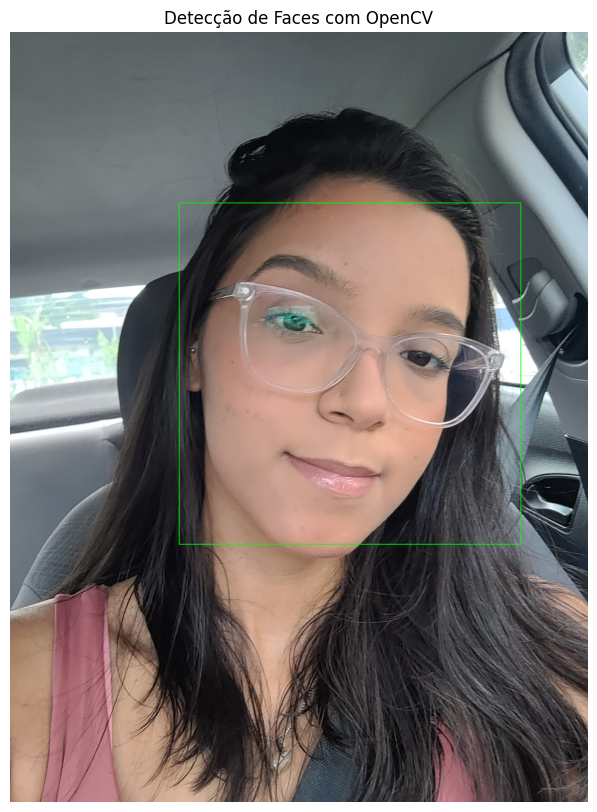
#> input picture face-opencv.png, 597 x 812 px
$ jupyter execute --allow-errors face_detection_classification.ipynb   (shell and % lines are left out)
#> lines starting #> are read from the running program, lines starting #| are printed output that depends on the picture; after the words box and inside, x2 and y2 are one past the last pixel; in counts of white or black regions, pixels touching at a corner belong together
#Detecção de face pela webcam com modelo pré-treinado

Realizar a detecção de faces em uma imagem utilizando um modelo pré-treinado do OpenCV. O processo foi dividido em várias etapas:

1. Captura da foto pela webcam: Ao executar o código, um botão de captura é exibido na interface do Colab, permitindo ao usuário tirar a foto. A imagem é então salva no formato JPEG com a qualidade especificada (padrão de 80%). Essa abordagem utiliza a API JavaScript para interagir com a webcam e capturar a imagem, retornando-a para o ambiente Python onde a imagem é salva localmente.

2. Download dos Arquivos do Modelo: Inicialmente, dois arquivos necessários para a detecção foram baixados diretamente da internet: o arquivo deploy.prototxt, que contém a definição da arquitetura da rede neural, e o arquivo res10_300x300_ssd_iter_140000.caffemodel, que possui os pesos do modelo treinado para detecção de faces.

3. Carregamento do Modelo: Após o download, o modelo foi carregado no OpenCV utilizando a função cv2.dnn.readNetFromCaffe. Essa função permite que a rede neural seja configurada com os arquivos baixados, preparando-a para a detecção.

4. Processamento da Imagem: A imagem de entrada foi carregada e redimensionada para uma largura máxima de 400 pixels, mantendo a proporção original. Esse redimensionamento é importante para garantir que o processamento seja mais rápido sem perder a qualidade da detecção. Além disso, a imagem foi convertida para um blob, que é o formato exigido pela rede neural para realizar a detecção.

5. Detecção de Faces: A detecção das faces foi realizada pela rede neural, que analisou a imagem e gerou resultados com as coordenadas das caixas delimitadoras das faces detectadas. Apenas as detecções com uma confiança superior a 50% foram consideradas. Para cada face detectada, foi desenhada uma caixa vermelha ao redor da face e exibida a probabilidade de acerto (confiança) ao lado.

[cell 1]
import imutils #redimencionamento, rotacao
import numpy as np
import cv2 #import OpenCV
from google.colab.patches import cv2_imshow
from IPython.display import display, Javascript #webcan leitura
from google.colab.output import eval_js #webcan leitura
from base64 import b64decode #biblioteca para codificar dados binários
from google.colab import files
import matplotlib.pyplot as plt

[cell 2]
def take_photo(filename='photo.jpg', quality=0.8):
  js = Javascript('''
    async function takePhoto(quality) {
      const div = document.createElement('div');
      const capture = document.createElement('button');
      capture.textContent = 'Capture';
      div.appendChild(capture);

      const video = document.createElement('video');
      video.style.display = 'block';
      const stream = await navigator.mediaDevices.getUserMedia({video: true});

      document.body.appendChild(div);
      div.appendChild(video);
      video.srcObject = stream;
      await video.play();

      // Resize the output to fit the video element.
      google.colab.output.setIframeHeight(document.documentElement.scrollHeight, true);

      // Wait for Capture to be clicked.
      await new Promise((resolve) => capture.onclick = resolve);

      const canvas = document.createElement('canvas');
      canvas.width = video.videoWidth;
      canvas.height = video.videoHeight;
      canvas.getContext('2d').drawImage(video, 0, 0);
      stream.getVideoTracks()[0].stop();
      div.remove();
      return canvas.toDataURL('image/jpeg', quality);
    }
    ''')
  display(js)
  data = eval_js('takePhoto({})'.format(quality))
  binary = b64decode(data.split(',')[1])
  with open(filename, 'wb') as f:
    f.write(binary)
  return filename

#> (the rest of this cell did not finish here and is left out)

[cell 3]
from base64 import b64decode

def take_photo(filename='photo.jpg', quality=0.8):
    """
    Captura uma foto usando a webcam no Google Colab e salva como arquivo JPEG.

    Parâmetros:
    - filename (str): Nome do arquivo para salvar a foto.
    - quality (float): Qualidade da imagem capturada (entre 0 e 1).

    Retorna:
    - str: Caminho do arquivo salvo.
    """

    # Define o código JavaScript para acessar a webcam e capturar a imagem
    js = Javascript('''
        async function takePhoto(quality) {
            // Cria elementos HTML para a interface de captura
            const div = document.createElement('div');
            const capture = document.createElement('button');
            capture.textContent = 'Capture';  // Botão para capturar a imagem
            div.appendChild(capture);

            const video = document.createElement('video');
            video.style.display = 'block';  // Exibe o vídeo no navegador
            const stream = await navigator.mediaDevices.getUserMedia({video: true});  // Solicita acesso à webcam

            document.body.appendChild(div);  // Adiciona a interface à página
            div.appendChild(video);  // Anexa o elemento de vídeo
            video.srcObject = stream;  // Liga o fluxo da webcam ao vídeo
            await video.play();  // Começa a exibir o vídeo ao vivo

            // Ajusta o tamanho do iframe para exibir a interface corretamente no Colab
            google.colab.output.setIframeHeight(document.documentElement.scrollHeight, true);

            // Aguarda o clique no botão "Capture" para capturar a imagem
            await new Promise((resolve) => capture.onclick = resolve);

            // Cria um canvas para salvar o frame capturado como uma imagem
            const canvas = document.createElement('canvas');
            canvas.width = video.videoWidth;
            canvas.height = video.videoHeight;
            canvas.getContext('2d').drawImage(video, 0, 0);  // Desenha o frame no canvas

            // Encerra o stream da webcam e remove os elementos da interface
            stream.getVideoTracks()[0].stop();
            div.remove();

            // Retorna a imagem capturada como um data URL no formato JPEG
            return canvas.toDataURL('image/jpeg', quality);
        }
    ''')

    # Exibe o código JavaScript para executar a função takePhoto
    display(js)

    # Avalia a função JavaScript no ambiente do Colab e obtém o data URL da imagem capturada
    data = eval_js(f'takePhoto({quality})')

    # Decodifica o data URL para salvar o arquivo em formato binário
    binary = b64decode(data.split(',')[1])

    # Salva o arquivo JPEG no disco com o nome especificado
    with open(filename, 'wb') as f:
        f.write(binary)

    # Retorna o caminho do arquivo salvo
    return filename

# Captura a foto e salva como 'photo.jpg'
#> (the rest of this cell did not finish here and is left out)

[cell 4]
# Baixar os arquivos necessários para o modelo de detecção de faces
# O primeiro arquivo é o protótipo do modelo em Caffe (prototxt), que define a arquitetura da rede
# O segundo arquivo é o modelo treinado, que contém os pesos da rede neural

# Nome dos arquivos baixados
prototxt = 'deploy.prototxt'  # Arquivo que define a arquitetura do modelo (Caffe deploy file)
model = 'res10_300x300_ssd_iter_140000.caffemodel'  # Arquivo com os pesos treinados

# Carregar o modelo de detecção de faces no OpenCV
# A função `cv2.dnn.readNetFromCaffe` carrega a arquitetura (prototxt) e os pesos (caffemodel)
#> (the rest of this cell did not finish here and is left out)

#> (a cell that did not finish here is left out)

O modelo, no entanto, não gerou resultados compatíveis com o esperado. Isso pode ser devido à qualidade da imagem de entrada, a configuração do modelo ou outros fatores técnicos que afetam o desempenho da detecção.

#Detecção de Faces com OpenCV
Nesta célula, foi utilizado o OpenCV modelo 'CascadeClassifier' para detectar faces em uma imagem carregada pelo usuário. Após o upload da imagem, o código converte a imagem para escala de cinza e aplica o classificador Haarcascade pré-treinado para detectar faces. Para cada face detectada, é desenhada uma caixa verde ao redor da região da face. Por fim, a imagem resultante é exibida com as caixas delimitadoras das faces detectadas.

[cell 6]
# Carregar imagem
uploaded = files.upload()
#> the answer given: face-opencv.png
image_path = list(uploaded.keys())[0]
image = cv2.imread(image_path)
#> image is the input picture: shape (812, 597, 3); mean B, G, R 110.9, 113.4, 120.9

# Carregar o modelo pré-treinado Haarcascade para detecção de faces
face_cascade = cv2.CascadeClassifier(cv2.data.haarcascades + "haarcascade_frontalface_default.xml")

# Converter a imagem para escala de cinza
gray = cv2.cvtColor(image, cv2.COLOR_BGR2GRAY)
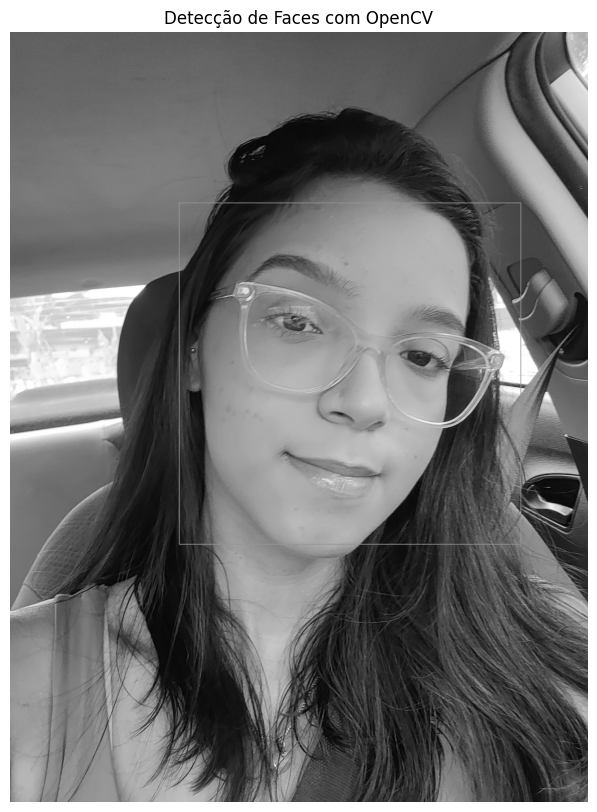
#> gray: shape (812, 597); min 0, max 255, mean 115.3

# Detectar faces
faces = face_cascade.detectMultiScale(gray, scaleFactor=1.1, minNeighbors=5, minSize=(30, 30))
#> faces = [[180, 206, 340, 340]]

# Desenhar as caixas nas faces detectadas
for (x, y, w, h) in faces:
    cv2.rectangle(image, (x, y), (x+w, y+h), (0, 255, 0), 2)
#> this loop made 1 pass
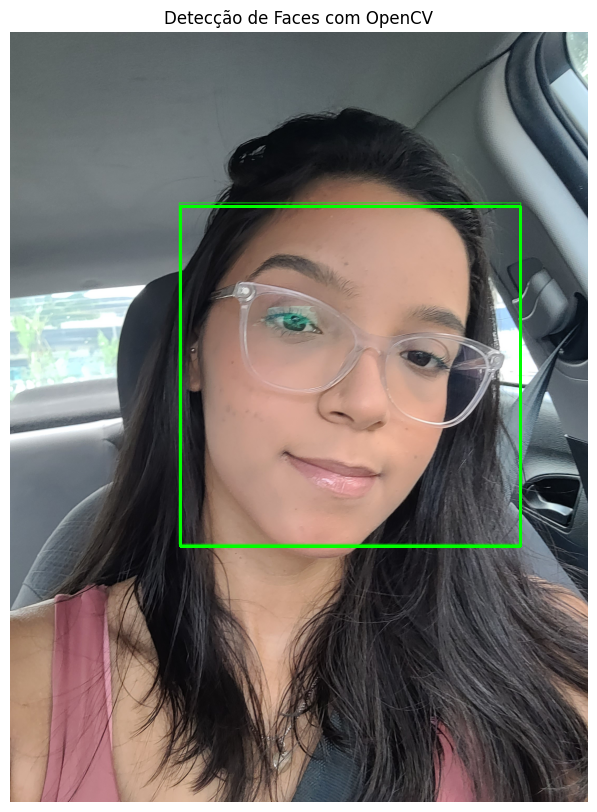
#> image: shape (812, 597, 3); 0.84% of pixels changed, all inside (x1, y1, x2, y2) = (179, 205, 522, 548)

# Exibir a imagem com os rostos detectados
plt.figure(figsize=(10, 10))
#> (this line was passed over: IPython is not available in this run)
plt.imshow(cv2.cvtColor(image, cv2.COLOR_BGR2RGB))
#> (this line was passed over: IPython is not available in this run)
plt.axis("off")
#> (this line was passed over: IPython is not available in this run)
plt.title("Detecção de Faces com OpenCV")
#> (this line was passed over: IPython is not available in this run)
plt.show()
